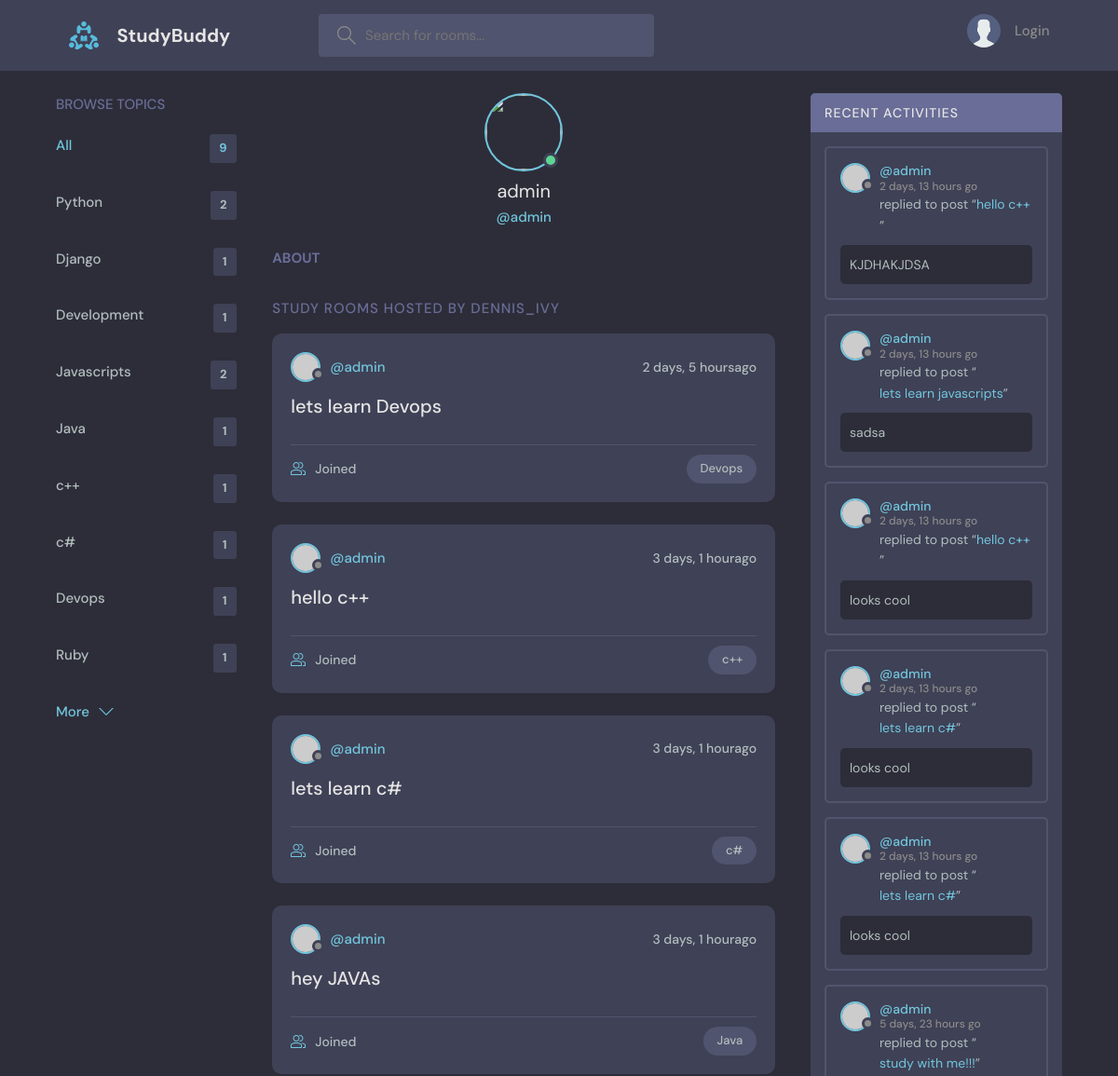
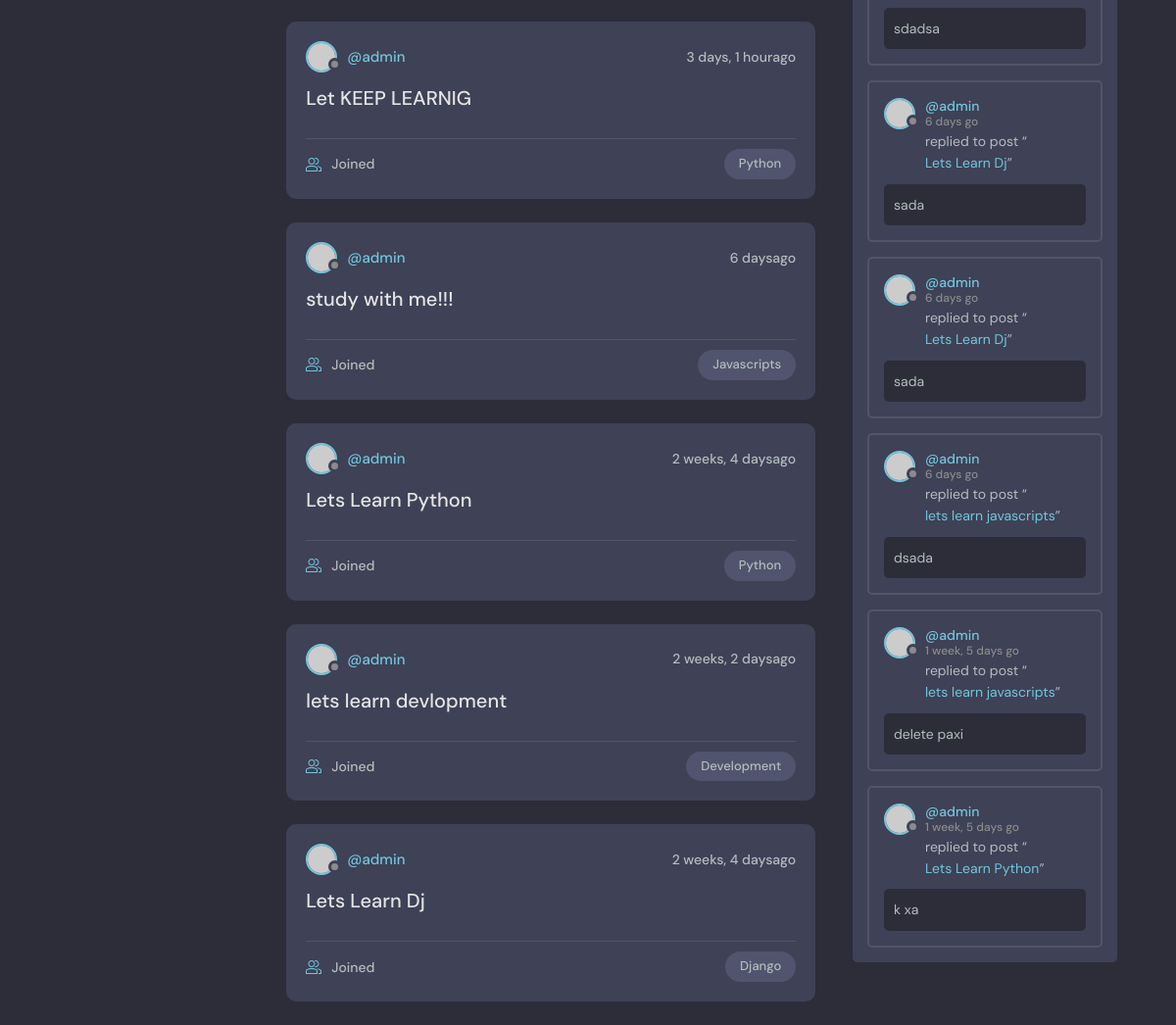
The page /user/1/ on the database its author committed (2 pictures, top to bottom).
### base/models.py (models this page shows, shortened)
class Topic(models.Model):
    name=models.CharField(max_length=200)

class Room(models.Model):
    host = models.ForeignKey(User, on_delete=models.SET_NULL, null=True)
    topic = models.ForeignKey(Topic, on_delete=models.SET_NULL, null=True)
    name = models.CharField(max_length=200)
    description = models.TextField(null=True, blank=True)
    participants = models.ManyToManyField(
        User, related_name='participants', blank=True)
    updated = models.DateTimeField(auto_now=True)
    created = models.DateTimeField(auto_now_add=True)
    class Meta:
        ordering = ['-updated', '-created']
    def __str__(self):
        return self.name

class Message(models.Model):
    user = models.ForeignKey(User, on_delete=models.CASCADE)
    room = models.ForeignKey(Room, on_delete=models.CASCADE)
    body = models.TextField()
    updated = models.DateTimeField(auto_now=True)
    created = models.DateTimeField(auto_now_add=True)
    class Meta:
        ordering = ['-updated', '-created']

### base/views.py (the view)
# urls.py: path('user/<str:pk>/', views.userProfile, name='user-profile'),
def userProfile(request, pk):
    user = User.objects.get(id=pk)
    rooms = user.room_set.all()
    room_messages = user.message_set.all()
    topics = Topic.objects.all()
    context = {'user': user, 'rooms': rooms,
               'room_messages': room_messages, 'topics': topics}
    return render(request, 'base/profile.html', context)

### base/templates/base/profile.html (shortened to what this page needs)
{% extends 'main.html' %}
{% block content %}
<main class="profile-page layout layout--3">
  <div class="container">
    {% include 'base/topics_component.html' %}
    <div class="roomList">
      <div class="profile">
        <div class="profile__avatar">
          <div class="avatar avatar--large active">
            <img src="" />
          </div>
        </div>
        <div class="profile__info">
          <h3>{{user.username}}</h3>
          <p>@{{user.username}}</p>
        </div>
        <div class="profile__about">
          <h3>About</h3>
        </div>
      </div>
      <div class="roomList__header">
        <div>
          <h2>Study Rooms Hosted by dennis_ivy</a>
          </h2>
        </div>
      </div>
      {% include 'base/feed_component.html' %}
    </div>
    {% include 'base/activity_component.html' %}
  </div>
</main>
{% endblock content %}

### base/templates/base/topics_component.html
<div class="topics">
    <div class="topics__header">
      <h2>Browse Topics</h2>
    </div>
    <ul class="topics__list">
      <li>
        <a href="{% url 'home' %}" class="active">All <span>{{topics.count}}</span></a>
      </li>
      {% for topic in topics %}
      <li>
        <a href="{% url 'home' %}?q={{topic.name}}">{{topic.name}} <span>{{topic.room_set.all.count}}</span></a>
      </li>
      {% endfor %}
    </ul>
    <a class="btn btn--link" href="{% url 'topics' %}">
      More
      <svg version="1.1" xmlns="http://www.w3.org/2000/svg" width="32" height="32" viewBox="0 0 32 32">
        <title>chevron-down</title>
        <path d="M16 21l-13-13h-3l16 16 16-16h-3l-13 13z"></path>
      </svg>
    </a>
  </div>

### base/templates/base/feed_component.html (shortened to what this page needs)
{% for room in rooms %}
<div class="roomListRoom">
    <div class="roomListRoom__header">
        <a href="{% url 'room' room.id %}" class="roomListRoom__author">
        <div class="avatar avatar--small">
          <img src="https://randomuser.me/api/portraits/women/11.jpg" />
        </div>
        <span>@{{room.host.username}}</span>
      </a>
      <div class="roomListRoom__actions">
        <span>{{room.created|timesince}}ago</span>
      </div>
    </div>
    <div class="roomListRoom__content">
      <a href="{% url 'room' room.id %}">{{room.name}}</a>
    </div>
    <div class="roomListRoom__meta">
      <a href="{% url 'room' room.id %}" class="roomListRoom__joined">
        {{room.particapants.all.count}} Joined
      </a>
      <p class="roomListRoom__topic">{{room.topic.name}}</p>
    </div>
  </div>
  {% endfor %}

### base/templates/base/activity_component.html (shortened to what this page needs)
<div class="activities">
    <div class="activities__header">
      <h2>Recent Activities</h2>
    </div>
    {% for message in room_messages %}
    <div class="activities__box">
      <div class="activities__boxHeader roomListRoom__header">
        <a href="{% url 'user-profile' message.user.id %}" class="roomListRoom__author">
          <div class="avatar avatar--small">
            <img src="https://randomuser.me/api/portraits/women/11.jpg" />
          </div>
          <p>
            @{{message.user}}
            <span>{{message.created|timesince}} go</span>
          </p>
        </a>
      </div>
      <div class="activities__boxContent">
        <p>replied to post “<a href="{% url 'user-profile' message.user.id %}">{{message.room}}</a>”</p>
        <div class="activities__boxRoomContent">
    {{message.body}}
</div>
      </div>
    </div>
{% endfor %}
  </div>

### rows shown on the page
Topic: name "Python", room_set.all.count "2"
Topic: name "Django", room_set.all.count "1"
Topic: name "Development", room_set.all.count "1"
Topic: name "Javascripts", room_set.all.count "2"
Topic: name "Java", room_set.all.count "1"
Topic: name "c++", room_set.all.count "1"
Topic: name "c#", room_set.all.count "1"
Topic: name "Devops", room_set.all.count "1"
Topic: name "Ruby", room_set.all.count "1"
Room: host.username "admin", created "2 days, 5 hours", name "lets learn Devops", topic.name "Devops"
Room: host.username "admin", created "3 days, 1 hour", name "hello c++", topic.name "c++"
Room: host.username "admin", created "3 days, 1 hour", name "lets learn c#", topic.name "c#"
Room: host.username "admin", created "3 days, 1 hour", name "hey JAVAs", topic.name "Java"
Room: host.username "admin", created "3 days, 1 hour", name "Let KEEP LEARNIG", topic.name "Python"
Room: host.username "admin", created "6 days", name "study with me!!!", topic.name "Javascripts"
Room: host.username "admin", created "2 weeks, 4 days", name "Lets Learn Python", topic.name "Python"
Room: host.username "admin", created "2 weeks, 2 days", name "lets learn devlopment", topic.name "Development"
Room: host.username "admin", created "2 weeks, 4 days", name "Lets Learn Dj", topic.name "Django"
Message: user "admin", created "2 days, 13 hours", room "hello c++", body "KJDHAKJDSA"
Message: user "admin", created "2 days, 13 hours", room "lets learn javascripts", body "sadsa"
Message: user "admin", created "2 days, 13 hours", room "hello c++", body "looks cool"
Message: user "admin", created "2 days, 13 hours", room "lets learn c#", body "looks cool"
Message: user "admin", created "2 days, 13 hours", room "lets learn c#", body "looks cool"
Message: user "admin", created "5 days, 23 hours", room "study with me!!!", body "sdadsa"
Message: user "admin", created "6 days", room "Lets Learn Dj", body "sada"
Message: user "admin", created "6 days", room "Lets Learn Dj", body "sada"
Message: user "admin", created "6 days", room "lets learn javascripts", body "dsada"
Message: user "admin", created "1 week, 5 days", room "lets learn javascripts", body "delete paxi"
Message: user "admin", created "1 week, 5 days", room "Lets Learn Python", body "k xa"

### other values the page prints
{{ topics.count }} "9"
{{ user.username }} "admin"
